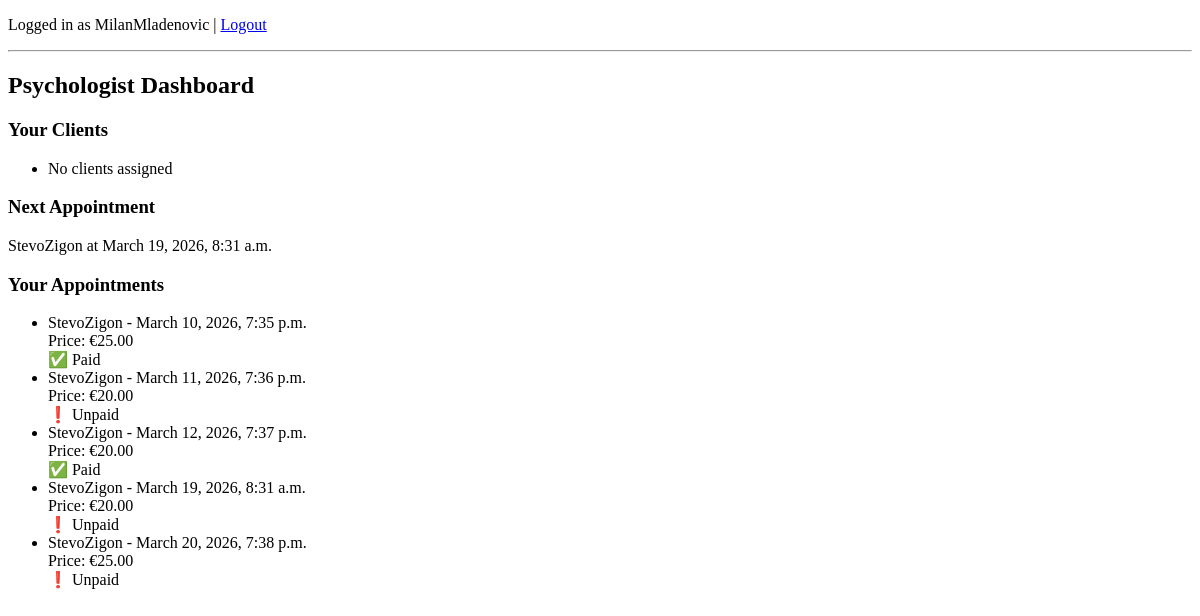
/psychologist/ (signed in), run on an earlier commit of the app's database.
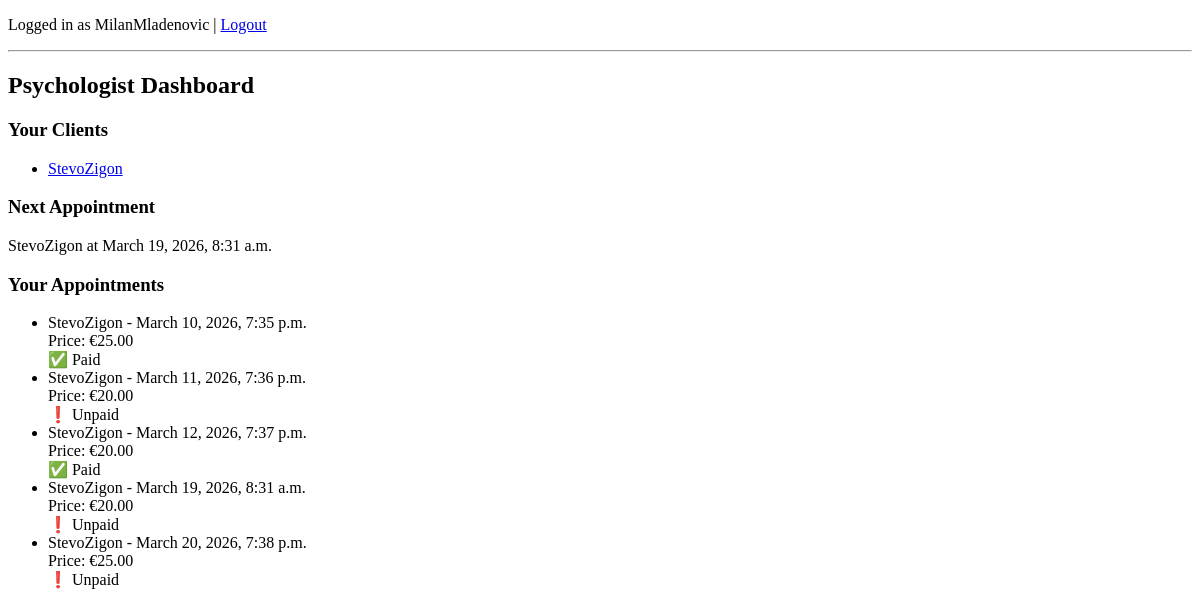
And on a later commit of the database.
### appointments/models.py (models this page shows, shortened)
class Appointment(models.Model):
    psychologist = models.ForeignKey(
        settings.AUTH_USER_MODEL,
        on_delete=models.CASCADE,
        related_name='appointments_as_psychologist',
        limit_choices_to={'role':'psychologist'}
    )
    client = models.ForeignKey(
        settings.AUTH_USER_MODEL,
        on_delete=models.CASCADE,
        related_name='appointment_as_client',
        limit_choices_to={'role':'client'}
    )
    start_time = models.DateTimeField()
    end_time = models.DateTimeField()
    price = models.DecimalField(max_digits=8, decimal_places=2)
    paid = models.BooleanField(default=False)

### users/models.py (models this page shows, shortened)
class User(AbstractUser):
    ROLE_CHOICES = (
        ('psychologist', 'Psychologist'),
        ('client', 'Client'),
    )
    role = models.CharField(max_length=20, choices=ROLE_CHOICES)

class ClientProfile(models.Model):
    user = models.OneToOneField(User, on_delete=models.CASCADE, related_name='client_profile')
    psychologist = models.ForeignKey(
        User,
        on_delete=models.CASCADE,
        related_name='clients',
        limit_choices_to={'role':'psychologist'}
    )

### users/views.py (the view)
# urls.py: path('psychologist/', psychologist_dashboard, name='psychologist_dashboard'),
@login_required
def psychologist_dashboard(request):
    appointments = Appointment.objects.filter(
        psychologist=request.user
    ).order_by('start_time')
    clients = ClientProfile.objects.filter(
        psychologist=request.user
    )
    next_appointment = appointments.filter(
        start_time__gte=timezone.now()
    ).order_by('start_time').first()
    return render(request, 'psychologist_dashboard.html', {
        'appointments': appointments,
        'next_appointment': next_appointment,
        'clients': clients
    })

### templates/psychologist_dashboard.html
{% extends "base.html" %}
{% block content %}
<h2>Psychologist Dashboard</h2>
<h3>Your Clients</h3>
<ul>
{% for client in clients %}
    <li>
        <a href="{% url 'client_detail' client.user.id %}">
            {{ client.user.username }}
        </a>
    </li>
{% empty %}
    <li>No clients assigned</li>
{% endfor %}
</ul>
<h3>Next Appointment</h3>
{% if next_appointment %}
<p>
    {{ next_appointment.client.username }} at
    {{ next_appointment.start_time }}
</p>
{% else %}
<p>No upcoming appointments</p>
{% endif %}
<h3>Your Appointments</h3>
<ul>
{% for appointment in appointments %}
    <li>
        {{ appointment.client.username }} -
        {{ appointment.start_time }}
        <br>Price: €{{ appointment.price }}<br>
        {% if appointment.paid %}
            ✅ Paid
        {% else %}
            ❗ Unpaid
        {% endif %}
    </li>
{% empty %}
    <li>No appointments yet</li>
{% endfor %}
</ul>
{% endblock %}

What changed in the data, as far as the page shows it:
added ClientProfile: user.username "StevoZigon"
Also different on the page:
text no longer shown: "No clients assigned"
